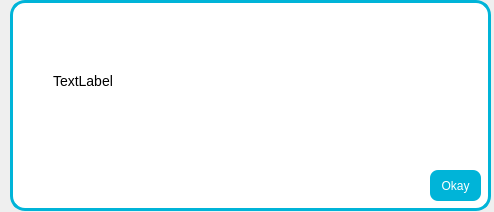
<?xml version="1.0" encoding="UTF-8"?>
<ui version="4.0">
 <class>DlgMessageBox</class>
 <widget class="QDialog" name="DlgMessageBox">
  <property name="geometry">
   <rect>
    <x>0</x>
    <y>0</y>
    <width>494</width>
    <height>212</height>
   </rect>
  </property>
  <property name="palette">
   <palette>
    <active/>
    <inactive/>
    <disabled/>
   </palette>
  </property>
  <property name="windowTitle">
   <string>Dialog</string>
  </property>
  <property name="styleSheet">
   <string notr="true">QLabel#lblMessage {
	background-color: white;
	padding: 20px;
	font-family:  &quot;Raleway&quot;;
	font-size: 14px;
}

QLabel#lblColor {
	border: 3px solid #00b4d8;
	border-radius: 15px;
	background-color: white;
}

QPushButton {
	background-color: #00b4d8;
	color: white;
	border-radius: 8px;
	font-family: &quot;Readex Pro&quot;;
	font: 12px;
}

QPushButton::hover{
	border: 3px solid #0077b6;
}
</string>
  </property>
  <widget class="QLabel" name="lblMessage">
   <property name="geometry">
    <rect>
     <x>30</x>
     <y>10</y>
     <width>441</width>
     <height>141</height>
    </rect>
   </property>
   <property name="text">
    <string>TextLabel</string>
   </property>
   <property name="alignment">
    <set>Qt::AlignLeading|Qt::AlignLeft|Qt::AlignVCenter</set>
   </property>
  </widget>
  <widget class="QPushButton" name="btnOk">
   <property name="geometry">
    <rect>
     <x>430</x>
     <y>170</y>
     <width>51</width>
     <height>31</height>
    </rect>
   </property>
   <property name="text">
    <string>Okay</string>
   </property>
  </widget>
  <widget class="QLabel" name="lblColor">
   <property name="geometry">
    <rect>
     <x>10</x>
     <y>0</y>
     <width>481</width>
     <height>211</height>
    </rect>
   </property>
   <property name="text">
    <string/>
   </property>
  </widget>
  <zorder>lblColor</zorder>
  <zorder>lblMessage</zorder>
  <zorder>btnOk</zorder>
 </widget>
 <resources>
  <include location="../resource/resource.qrc"/>
 </resources>
 <connections/>
</ui>
